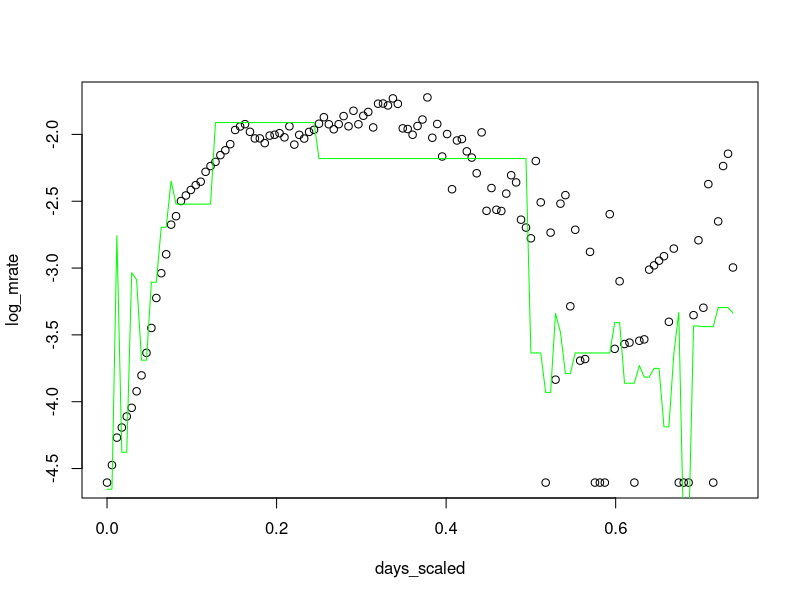

Source code (R):
## Implementation of Wavelet Regression

# will only be for datasets of 128 length for a 
# datapoint for each Haar function up to j=7


# Haar Mother wavelet
psi_f <- function(x){
  if(x<1/2 && x >= 0){
    return(-1)
  }
  else if(x>=1/2 && x<1){
    return(1)
  }
  else{
    return(0)
  }
}

## Haar functions that will form a basis on L_2(0,1)
## indexed by j,k with 0 <= k < 2^j
psi_jk <- function(j,k,x){
  return(2^(j/2) * psi_f(2^j * x - k))
}


# Project our observed values onto a 
# a Haar function psi_jk
# these will be estimates of coefficients for each function
Z_jk <- function(j,k, x_data, y_data){
  i = 1
  s = numeric(128)
  while(i<=128){
    s[i] <- psi_jk(j,k,x_data[i])
    i = i + 1
  }
  return(1/128 * sum(y_data * s))
}



# denoise our data somewhat by soft thresholding the 
# coefficients. Return the soft thresholded values
soft_thresh <- function(a, lambda){
  i = 1
  while(i<=length(a)){
    if(a[i] < -lambda){
      a[i] <- a[i] + lambda
    }
    else if(a[i] > lambda){
      a[i] <- a[i] - lambda
    }
    else{
      a[i] <- 0
    }
    i= i + 1
  }
  return(a)
}
# These thresholded values will make up the actual coefficients
# of our fit
beta_jk <- function(j,k,x_data, y_data, lambda){
  return(soft_thresh(Z_jk(j,k, x_data, y_data), lambda))
}

# fit the model to some data
wave_predict <- function(x_data, y_data, x){
  a_hat = mean(y_data)
  # choose lambda for smoothing based on MAD variance 
  # estimate on y data
  med_res <- y_data - median(y_data)
  MAD <- median(abs(med_res))
  sig_hat <-  MAD/.6745
  lambda <- sig_hat * sqrt(2*log(128)/128)
  
  # for x value where we want to make a prediction,we find the
  # coefficient beta_jk(x) for each j,k pair we want in the fit
  # then sum over beta_jk(x)*psi_jk(x) to get our fitted y value
  # for that x
  j = 0
  tot = 0
  while(j <= 6){
    k = 0
    while(k <= 2^j - 1){
      tot = tot + beta_jk(j,k, x_data, y_data, lambda)* psi_jk(j,k,x)
      k = k + 1
    }
    j = j + 1
  }
  # final values will be centered around 0,so we shift them by
  # the average of the observed y values
  a_hat = .75 * mean(y_data)
  return(a_hat + tot)
}
# try on some data
flies_data <- read.table('flies.dat', header =TRUE)
days <- flies_data$day[1:128]
days_scaled <- days/length(flies_data$day)
mortality_rate <- flies_data$mort.rate[1:128] + .01
log_mrate <- log(mortality_rate)

i = 1
predicted_vals = numeric(128)
while(i<=128){
  predicted_vals[i] <- wave_predict(days_scaled,log_mrate
                               ,days_scaled[i])
  i = i + 1
}

plot(days_scaled, log_mrate)
lines(days_scaled, predicted_vals, col = 'green')


